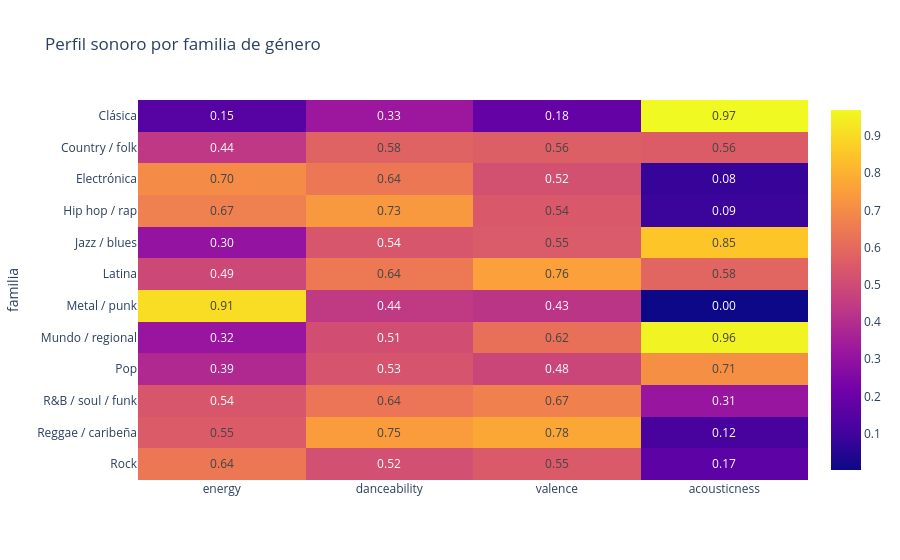

The notebook cell saved with this chart:
### Code cell
px.imshow(perfil, text_auto=".2f", aspect="auto", title="Perfil sonoro por familia de género")

### Figure 1 — Plotly figure (JSON) as saved in the notebook; plotly's stock layout.template omitted (floating-point values rounded to 4 significant figures)
{"data": [{"coloraxis": "coloraxis", "hovertemplate": "x: %{x}<br>familia: %{y}<br>color: %{z}<extra></extra>", "name": "0", "texttemplate": "%{z:.2f}", "type": "heatmap", "x": ["energy", "danceability", "valence", "acousticness"], "xaxis": "x", "y": ["Clásica", "Country / folk", "Electrónica", "Hip hop / rap", "Jazz / blues", "Latina", "Metal / punk", "Mundo / regional", "Pop", "R&B / soul / funk", "Reggae / caribeña", "Rock"], "yaxis": "y", "z": [[0.151, 0.325, 0.183, 0.97], [0.436, 0.577, 0.564, 0.556], [0.701, 0.642, 0.518, 0.0818], [0.666, 0.734, 0.544, 0.0881], [0.303, 0.538, 0.551, 0.85], [0.491, 0.644, 0.757, 0.585], [0.905, 0.443, 0.427, 0.00205], [0.316, 0.511, 0.62, 0.956], [0.385, 0.53, 0.484, 0.711], [0.538, 0.636, 0.67, 0.313], [0.5535, 0.7465, 0.776, 0.115], [0.64, 0.517, 0.55, 0.165]]}], "layout": {"coloraxis": {"colorscale": [[0, "#0d0887"], [0.1111, "#46039f"], [0.2222, "#7201a8"], [0.3333, "#9c179e"], [0.4444, "#bd3786"], [0.5556, "#d8576b"], [0.6667, "#ed7953"], [0.7778, "#fb9f3a"], [0.8889, "#fdca26"], [1, "#f0f921"]]}, "title": {"text": "Perfil sonoro por familia de género"}, "xaxis": {"anchor": "y", "domain": [0, 1]}, "yaxis": {"anchor": "x", "autorange": "reversed", "domain": [0, 1], "title": {"text": "familia"}}}}
